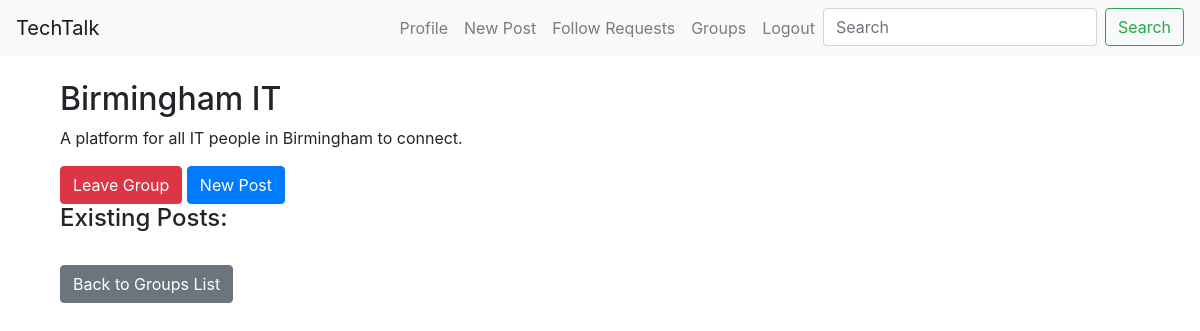
The page /group/details/2 (signed in) on the database its author committed.
### models.py (models this page shows, shortened)
class Group(db.Model):
    id = db.Column(db.Integer, primary_key=True)
    name = db.Column(db.String(100), nullable=False)
    description = db.Column(db.Text, nullable=True)
    members = db.relationship('User', secondary='group_members', backref='groups')
    creator_id = db.Column(db.Integer, db.ForeignKey('user.id'))
    creator = db.relationship('User', backref='created_groups')

### firstflask.py (the view, shortened to what this page needs)
@app.route("/group/<action>", methods=['GET', 'POST'])
@app.route("/group/<action>/<int:group_id>", methods=['GET', 'POST'])
@login_required
def group(action, group_id=None):
    form = GroupForm()
    if action == 'create':
        if form.validate_on_submit():
            group = Group(name=form.name.data, description=form.description.data, creator=current_user)
            db.session.add(group)
            db.session.commit()
            flash('Your group has been created!', 'success')
            return redirect(url_for('group', action='list'))
        return render_template('groups.html', action=action, form=form)
    elif action == 'details' and group_id:
        group = Group.query.get_or_404(group_id)
        if current_user not in group.members:
            flash('You must be a member of the group to view its details.', 'warning')
            return redirect(url_for('group', action='list'))
        posts = Post.query.filter_by(group_id=group_id).all()
        post_form = PostForm()
        if post_form.validate_on_submit():
            post = Post(title=post_form.title.data, content=post_form.content.data, author=current_user, group_id=group.id)
            db.session.add(post)
            db.session.commit()
            flash('Your post has been created!', 'success')
            return redirect(url_for('group', action='details', group_id=group_id))
        return render_template('groups.html', action=action, group=group, posts=posts, form=post_form)
    elif action == 'list':
        groups = Group.query.all()
        return render_template('groups.html', action=action, groups=groups)
    else:
        abort(404)

### forms.py
class GroupForm(FlaskForm):
    name = StringField('Group Name', validators=[DataRequired(), Length(min=2, max=100)])
    description = TextAreaField('Description', validators=[Length(max=500)])
    submit = SubmitField('Create/Update Group')

class PostForm(FlaskForm):
    title = StringField('Title', validators=[DataRequired()])
    content = TextAreaField('Content', validators=[DataRequired()])
    image = FileField('Image', validators=[FileAllowed(['jpg', 'png'])])
    video = FileField('Video', validators=[FileAllowed(['mp4', 'avi'])])
    submit = SubmitField('Post')

### firstflask.py (called while the page is built)
@login_manager.user_loader
def load_user(user_id):
    return User.query.get(int(user_id))

### templates/groups.html (shortened to what this page needs)
{% extends "base.html" %}
{% block content %}
<div class="container mt-4">
    {% if action == 'create' %}
        <h2>Create a New Group</h2>
        <form method="POST" action="{{ url_for('group', action='create') }}">
            {{ form.hidden_tag() }}
            <div class="form-group">
                {{ form.name.label(class="form-label") }}
                {{ form.name(class="form-control") }}
            </div>
            <div class="form-group">
                {{ form.description.label(class="form-label") }}
                {{ form.description(class="form-control") }}
            </div>
            <button type="submit" class="btn btn-primary">Create Group</button>
        </form>
    {% elif action == 'details' and group %}
        <h2>{{ group.name }}</h2>
        <p>{{ group.description }}</p>
        {% if current_user not in group.members %}
            <form method="POST" action="{{ url_for('join_group', group_id=group.id) }}" style="display:inline;">
                <button type="submit" class="btn btn-success">Join Group</button>
            </form>
        {% else %}
            <form method="POST" action="{{ url_for('leave_group', group_id=group.id) }}" style="display:inline;">
                <button type="submit" class="btn btn-danger">Leave Group</button>
            </form>
        {% endif %}
        <button class="btn btn-primary" type="button" data-toggle="collapse" data-target="#newPostForm" aria-expanded="false" aria-controls="newPostForm">
            New Post
        </button>
        <h4>Existing Posts:</h4>
    {% endif %}
    {% if action != 'list' %}
        <a href="{{ url_for('group', action='list') }}" class="btn btn-secondary mt-4">Back to Groups List</a>
    {% endif %}
</div>
{% endblock %}

### rows shown on the page
Group: name "Birmingham IT", description "A platform for all IT people in Birmingham to connect."
